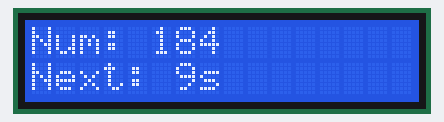
A sketch run on a simulated Arduino Uno, built with avr-gcc and run on an emulated ATmega328P. Shown: 16×2 character LCD. Random numbers use the default seed unless the sketch sets one.

Above: at 1.1 s.
At 5.1 s:
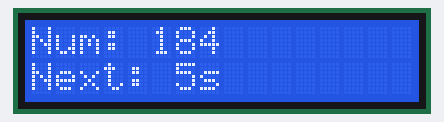
At 10.1 s:
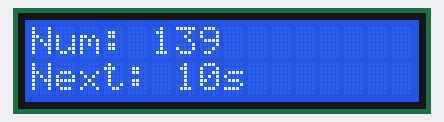
At 20.1 s:
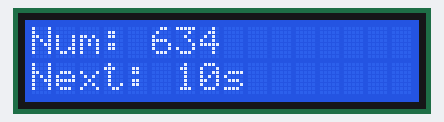
At 29.1 s:
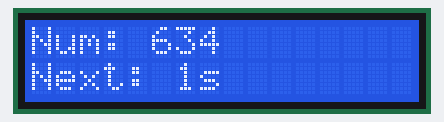
At 39.1 s:
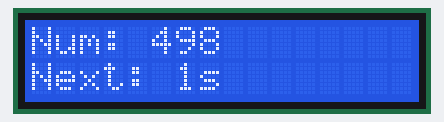

The sketch:

random_number_generator.ino
```cpp
#include <LiquidCrystal.h>

LiquidCrystal lcd(12, 10, 2, 3, 4, 5);

unsigned long lastUpdate = 0;
int countdown = 10;
int number = 0;

void setup() {
  lcd.begin(16, 2);
  randomSeed(analogRead(A0));
  number = random(0, 1000);
}

void loop() {
  unsigned long now = millis();

  if (now - lastUpdate >= 1000) { // 1 second delay
    lastUpdate = now;

    countdown--;

    if (countdown <= 0) {
      countdown = 10;              // reset timer
      number = random(0, 1000);    // new number
    }

    lcd.clear();

    lcd.setCursor(0, 0);
    lcd.print("Num: ");
    lcd.print(number);

    lcd.setCursor(0, 1);
    lcd.print("Next: ");
    lcd.print(countdown);
    lcd.print("s");
  }
}
```

Measured:
- what the display in image 1 shows lasts 1.0 s, from 5.0 s to 6.0 s
